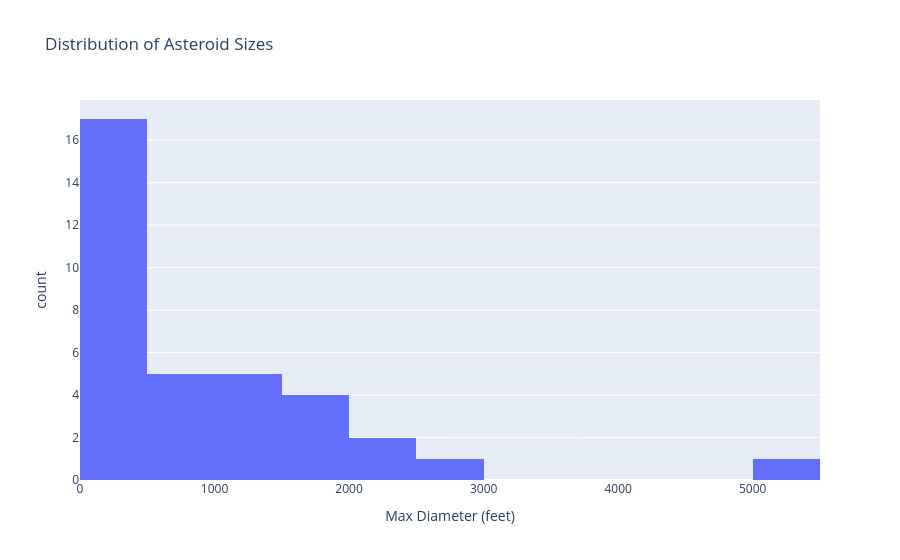

The notebook cell this image was saved under:
### Markdown cell above
### Distribution of Asteroid Sizes
This histogram displays the distribution of asteroid maximum diameters measured in feet. It highlights the frequency of asteroids across different size categories, providing insight into the overall size distribution of the observed objects.

### Code cell
fig_asteroid_sizes = px.histogram(
    asteroid_data,
    x= 'Max Diameter (feet)',
    title= 'Distribution of Asteroid Sizes'
)
fig_asteroid_sizes.show()

### Figure 1 — Plotly figure (JSON) as saved in the notebook; plotly's stock layout.template omitted (floating-point values rounded to 4 significant figures)
{"data": [{"alignmentgroup": "True", "bingroup": "x", "hovertemplate": "Max Diameter (feet)=%{x}<br>count=%{y}<extra></extra>", "legendgroup": "", "marker": {"color": "#636efa", "pattern": {"shape": ""}}, "name": "", "offsetgroup": "", "orientation": "v", "showlegend": false, "type": "histogram", "x": [281.9, 1072.0, 708.0, 616.6, 269.2, 76.21, 455.0, 483.1, 2655.0, 1592.0, 230.2, 117.5, 1047.0, 274.2, 147.9, 1102.0, 2366.0, 123.0, 816.6, 1862.0, 1923.0, 5200.0, 2421.0, 102.8, 162.2, 169.8, 269.2, 307.6, 257.1, 537.1, 440.6, 1683.0, 1355.0, 1439.0, 532.1], "xaxis": "x", "yaxis": "y"}], "layout": {"autosize": true, "barmode": "relative", "legend": {"tracegroupgap": 0}, "title": {"text": "Distribution of Asteroid Sizes"}, "xaxis": {"anchor": "y", "autorange": true, "domain": [0, 1], "range": [0, 5500], "title": {"text": "Max Diameter (feet)"}, "type": "linear"}, "yaxis": {"anchor": "x", "autorange": true, "domain": [0, 1], "range": [0, 17.89], "title": {"text": "count"}}}}
